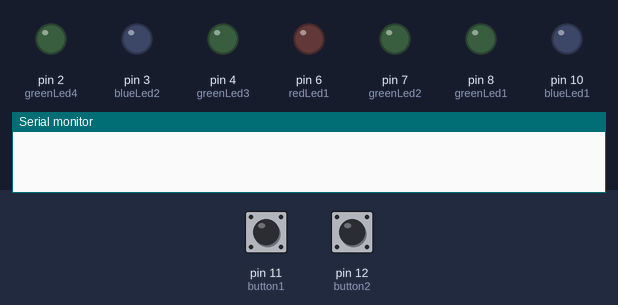
This sketch was run on a simulated Arduino Uno, built with avr-gcc and run on an emulated ATmega328P. Shown: output pins drawn as LEDs (lit = HIGH), the last lines printed to the serial monitor. The test bench sets the inputs (shaded band); at power-on: pin 11 (button1) HIGH, pin 12 (button2) HIGH.

Above: at 1.2 s.
1.3 s: pin 11 (button1) pulled LOW for 0.15 s
At 2.06 s:
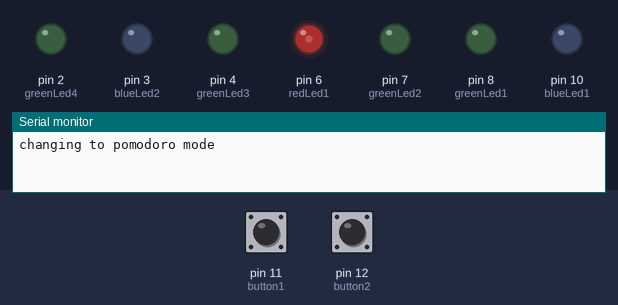
At 2.66 s:
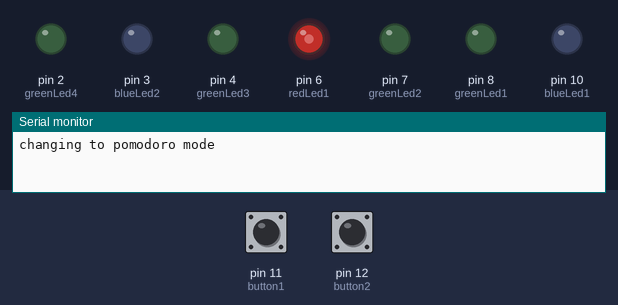
4.3 s: pin 12 (button2) pulled LOW for 0.15 s
5.9 s: pin 11 (button1) pulled LOW for 3.2 s
Timing chart, 0 to 10.4 s (numbered marks = the images above; inputs shaded):
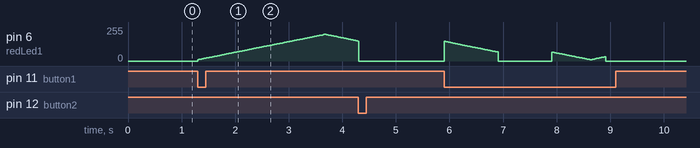

The sketch:

pomodoro.ino
```cpp
// (licence header left out)
#include <SoftwareSerial.h>

// Define debug state (1 for debug, 0 for not)
#define DEBUG 1

// Define available modes
#define IDLE 1
#define SHORT_BREAK 2
#define LONG_BREAK 3
#define POMODORO 4
#define IN_PROCESS 5

// Constants for input/output pins
const int greenLed1 = 8;   // Green LEDs are for the pomodoro count
const int greenLed2 = 7;
const int greenLed3 = 4;
const int greenLed4 = 2;
const int redLed1 = 6;     // Red LEDs count the time left
const int blueLed1 = 10;    // Short break indicator
const int blueLed2 = 3;    // Long break indicator
const int button1 = 11;    // Start/Interrupt
const int button2 = 12;    // Reset

//Buzzer
const int buzzer = 5;
const int buzzerTone = 262;
const int completePomodoroTime = 1500;
const int completeBreakTime = 500;

// Constants for time values (in minutes)
const int pomodoroTime = 25;  // Should be 25
const int shortBreakTime = 5; // Should be 5
const int longBreakTime = 15; // Should be 15

// Fields to hold state
int currentMode = IDLE;    // Values are IDLE, SHORT_BREAK, LONG_BREAK, POMODORO, IN_PROCESS
int nextMode = POMODORO;   // Holds the next mode
int currentPomodoroCount;  // Number of completed pomodoros
long stateStartTime;       // In milliseconds
int modeFinished = 0;      // To let us know if the last pomodoro or break was completed

// LED Display variables
// Blinky
int ledState = LOW;         // This will be used if a LED needs to blink
int blinkInterval = 1000;   // In milliseconds
long previousMillis = 0;    // Last time the LED was updated

//Fade
int ledFadeAmount = 1;                   // The amount to fade the LED(s)
int minLedBrightness = 10;               // The minimum value for fading
int maxLedBrightness = 255;              // Maximum brightness value for lit LEDs
int maxLedFadeBrightness = 200;          // Fading LEDs are a little dimmer
int ledBrightness = minLedBrightness;    // The current brightness of the LED(s)
int fadeInterval = 1500;                 // In milliseconds, the amount of time for fade cycle
long previousFadeMillis = 0;             // Last time the fade LED was updated

//s7s
const int softwareTx = 13;
const int softwareRx = 0;
SoftwareSerial s7s(softwareRx, softwareTx);
char tempString[10];
char tempStringM[10];

void setup() {
  if (DEBUG) Serial.begin(9600);

  // Set pins to the proper mode
  pinMode(greenLed1, OUTPUT);
  pinMode(greenLed2, OUTPUT);
  pinMode(greenLed3, OUTPUT);
  pinMode(greenLed4, OUTPUT);
  pinMode(redLed1, OUTPUT);
  pinMode(blueLed1, OUTPUT);
  pinMode(blueLed2, OUTPUT);
  pinMode(button1, INPUT);
  pinMode(button2, INPUT);

  // Clear the display, and then turn on all segments and decimals
  s7s.begin(9600);
  clearDisplay();  // Clears display, resets cursor
  s7s.print("PODO");  // Displays -HI- on all digits
  setDecimals(0b00010000);  // Turn on all decimals, colon, apos
  setBrightness(255);  // High brightness

}

void loop() {
  // Check to see if buttons are pressed
  checkButtons();

  // Increment Everything
  incrementTime();

  // Display current state
  displayState();

  displayTime();
}

// Check the buttons to see if one of them is pressed
void checkButtons() {
  // See if any button are pressed, if they are, do something

  if(digitalRead(button2) == LOW) {
    // debounce, ignore any button presses one second after a state change
    if ((millis() - stateStartTime) < 1000) {
      return;
    }
    // full reset
    setCurrentMode(IDLE);
    modeFinished = 0;
    resetPomodoroCount();
    if (DEBUG) Serial.println("RESET!");
  }

  if(digitalRead(button1) == LOW) {
    // debounce, ignore any button presses one second after a state change
    if ((millis() - stateStartTime) < 1000) {
      return;
    }
    clearDisplay();
    switch (currentMode) {
      case IDLE:
        resetPomodoroCount();
        modeFinished = 0;
        setCurrentMode(POMODORO);
        nextMode = SHORT_BREAK;
        if (DEBUG) Serial.println("changing to pomodoro mode");
        break;
      case SHORT_BREAK:
        setCurrentMode(IN_PROCESS);
        nextMode = POMODORO;
        if (DEBUG) Serial.println("changing to in process mode from short break");
        break;
      case LONG_BREAK:
        resetPomodoroCount();
        setCurrentMode(IDLE);
        if (DEBUG) Serial.println("changing to idle mode from long break");
        break;
      case POMODORO:
        setCurrentMode(IN_PROCESS);
        nextMode = POMODORO;
        if (DEBUG) Serial.println("changing to in process mode from pomodoro");
        break;
      case IN_PROCESS:
        setCurrentMode(nextMode);
        modeFinished = 0;
        if (DEBUG) Serial.print("changing from in process to next mode: ");
        if (DEBUG) Serial.println(nextMode);
        break;
    }
  }
}

// This is the function that will set the proper state when the time has elapsed
// for a given mode.
void incrementTime() {

  unsigned long currentMillis = millis();

  // Increment the timer, see if the state needs to change
  switch (currentMode) {
    case IDLE:
      // Idle mode, do nothing
      break;
    case SHORT_BREAK:
      // short break code here
      // If break is over, change modes
      if(currentMillis - stateStartTime > convertMinuteToMillis(shortBreakTime)){
        setCurrentMode(IN_PROCESS);
        tone(buzzer,buzzerTone,completeBreakTime);
        nextMode = POMODORO;
        modeFinished = 1;
      }
      break;
    case LONG_BREAK:
      // long break code here
      if(currentMillis - stateStartTime > convertMinuteToMillis(longBreakTime)){
        setCurrentMode(IDLE);
        tone(buzzer,buzzerTone,completeBreakTime);
        nextMode = POMODORO;
        modeFinished = 1;
      }
      break;
    case POMODORO:
      // pomodoro code here
      if(currentMillis - stateStartTime > convertMinuteToMillis(pomodoroTime)){
        currentPomodoroCount++;
        modeFinished = 1;
        tone(buzzer,buzzerTone,completePomodoroTime);
        if (currentPomodoroCount == 4) {
          setCurrentMode(LONG_BREAK);
          nextMode = LONG_BREAK;
        } else {
          setCurrentMode(SHORT_BREAK);
          nextMode = SHORT_BREAK;
        }
      }

      break;
    case IN_PROCESS:
      // do nothing

    default:
      // do nothing
      break;
  }

}

// This function displays the current state
void displayState() {

  unsigned long currentMillis = millis();
  unsigned long millisPassed;
  float numLeds;

  // We always light the proper number of pomodoro number lights, unless the state is idle
  if (currentMode != IDLE) {
    lightGreenLeds(currentPomodoroCount);
  }

  // Light up leds based on the current state
  switch (currentMode) {
    case IDLE:
      // If we reached the end of the pomodoro cycle, blink the green leds
      if (modeFinished) {
        blinkGreenLeds();
      }
      else {
        turnAllOff();
      }
      break;
    case SHORT_BREAK:
      // We're on a break, light a break light
      digitalWrite(blueLed1, HIGH);
      // Figure out how much time has passed
      millisPassed = currentMillis - stateStartTime;
      // Figure out how many LEDs to light up, cast a variable as a float so we get a float back
      numLeds = ((float)shortBreakTime - convertMillisToMinute(millisPassed)) / (shortBreakTime / 5);

      // Light em up
      lightRedLeds();
      break;
    case LONG_BREAK:
      // We're on a break, light a break light
      digitalWrite(blueLed2, HIGH);
      // Figure out how much time has passed
      millisPassed = currentMillis - stateStartTime;
      // Figure out how many LEDs to light up, cast a variable as a float so we get a float back
      numLeds = ((float)longBreakTime - convertMillisToMinute(millisPassed)) / (longBreakTime / 5);

      // Light em up
      lightRedLeds();
      break;
    case POMODORO:
      // Turn off the break lights
      digitalWrite(blueLed1, LOW);
      digitalWrite(blueLed2, LOW);
      lightRedLeds();
      break;

    case IN_PROCESS:
      if (modeFinished) {
        blinkRedLeds();
      }
      else {
        analogWrite(redLed1, LOW);
      }
      break;
    default:
      // Do nothing
      break;
  }

}

// Blink the red LEDs
void blinkRedLeds() {
  digitalWrite(redLed1, blinkLed());
}

// Blink the green LEDs
void blinkGreenLeds() {
  digitalWrite(greenLed1, blinkLed());
  digitalWrite(greenLed2, blinkLed());
  digitalWrite(greenLed3, blinkLed());
  digitalWrite(greenLed4, blinkLed());
}

// Light the Pomodor LED
// With a nice fade
void lightRedLeds() {
  analogWrite(redLed1, fadeLed());
}

// Light the number of green LEDs specified
void lightGreenLeds(int numLeds) {
    switch (numLeds) {
    case 1:
      digitalWrite(greenLed1, HIGH);
      digitalWrite(greenLed2, LOW);
      digitalWrite(greenLed3, LOW);
      digitalWrite(greenLed4, LOW);
      break;
    case 2:
      digitalWrite(greenLed1, HIGH);
      digitalWrite(greenLed2, HIGH);
      digitalWrite(greenLed3, LOW);
      digitalWrite(greenLed4, LOW);
      break;
    case 3:
      digitalWrite(greenLed1, HIGH);
      digitalWrite(greenLed2, HIGH);
      digitalWrite(greenLed3, HIGH);
      digitalWrite(greenLed4, LOW);
      break;
    case 4:
      digitalWrite(greenLed1, HIGH);
      digitalWrite(greenLed2, HIGH);
      digitalWrite(greenLed3, HIGH);
      digitalWrite(greenLed4, HIGH);
      break;
    default:
      digitalWrite(greenLed1, LOW);
      digitalWrite(greenLed2, LOW);
      digitalWrite(greenLed3, LOW);
      digitalWrite(greenLed4, LOW);
  }
}

// Should a blinky LED be lit or not? Returns a HIGH or LOW value based on time
int blinkLed() {
  unsigned long currentMillis = millis();

  if (currentMillis - previousMillis > blinkInterval) {

    previousMillis = currentMillis;

    if (ledState == LOW) {
      ledState = HIGH;
    } else {
      ledState = LOW;
    }
  }
  return ledState;
}

// Returns a fade value
int fadeLed() {
  unsigned long currentMillis = millis();

  if ((currentMillis - previousFadeMillis) > fadeInterval / ((maxLedFadeBrightness - minLedBrightness) / abs(ledFadeAmount))) {
    ledBrightness = ledBrightness + ledFadeAmount;
    previousFadeMillis = currentMillis;
    if (ledBrightness == minLedBrightness || ledBrightness == maxLedFadeBrightness) {
      ledFadeAmount = -ledFadeAmount ;
    }
  }
  return ledBrightness;
}

void turnAllOn() {
 // You guessed it, turn all the lights on at once
 digitalWrite(greenLed1, HIGH);
 digitalWrite(greenLed2, HIGH);
 digitalWrite(greenLed3, HIGH);
 digitalWrite(greenLed4, HIGH);
 digitalWrite(redLed1, HIGH);
 digitalWrite(blueLed1, HIGH);
 digitalWrite(blueLed2, HIGH);
}

void turnAllOff() {
 // You guessed it, turn all the lights off at once
 digitalWrite(greenLed1, LOW);
 digitalWrite(greenLed2, LOW);
 digitalWrite(greenLed3, LOW);
 digitalWrite(greenLed4, LOW);
 digitalWrite(redLed1, LOW);
 digitalWrite(blueLed1, LOW);
 digitalWrite(blueLed2, LOW);
}

long convertMinuteToMillis(int minutes) {
  return minutes * 60000;
}

int convertMillisToMinute(long millis) {
  return (millis / 60000);
}

int convertMillisToSeconds(long millis) {
  return (millis / 1000);
}

// This sets the current mode
void setCurrentMode(int newMode) {
  currentMode = newMode;
  stateStartTime = millis();
}

void resetPomodoroCount() {
  currentPomodoroCount = 0;
}

void displayTime() {
  unsigned long currentMillis = millis();
  unsigned long millisPassed;

  // Figure out how much time has passed
  millisPassed = currentMillis - stateStartTime;
  int seconds = convertMillisToSeconds(millisPassed);
  int STm = (seconds / 60) % 60;
  int STs = seconds % 60;

  //Formant the String
  sprintf(tempString, "%.2d%.2d", STm, STs);
  setDecimals(0b00010000);
  s7s.print(tempString);
}

void clearDisplay()
{
  s7s.write(0x76);  // Clear display command
}

// Set the displays brightness. Should receive byte with the value
//  to set the brightness to
//  dimmest------------->brightest
//     0--------127--------255
void setBrightness(byte value)
{
  s7s.write(0x7A);  // Set brightness command byte
  s7s.write(value);  // brightness data byte
}

// Turn on any, none, or all of the decimals.
//  The six lowest bits in the decimals parameter sets a decimal
//  (or colon, or apostrophe) on or off. A 1 indicates on, 0 off.
//  [MSB] (X)(X)(Apos)(Colon)(Digit 4)(Digit 3)(Digit2)(Digit1)
void setDecimals(byte decimals)
{
  s7s.write(0x77);
  s7s.write(decimals);
}
```

Measured:
- after the input at 1.3 s, pin 6 (redLed1): rises from 0/255 to 200/255 in 2.4 s, then falls to 150/255 in 0.62 s
